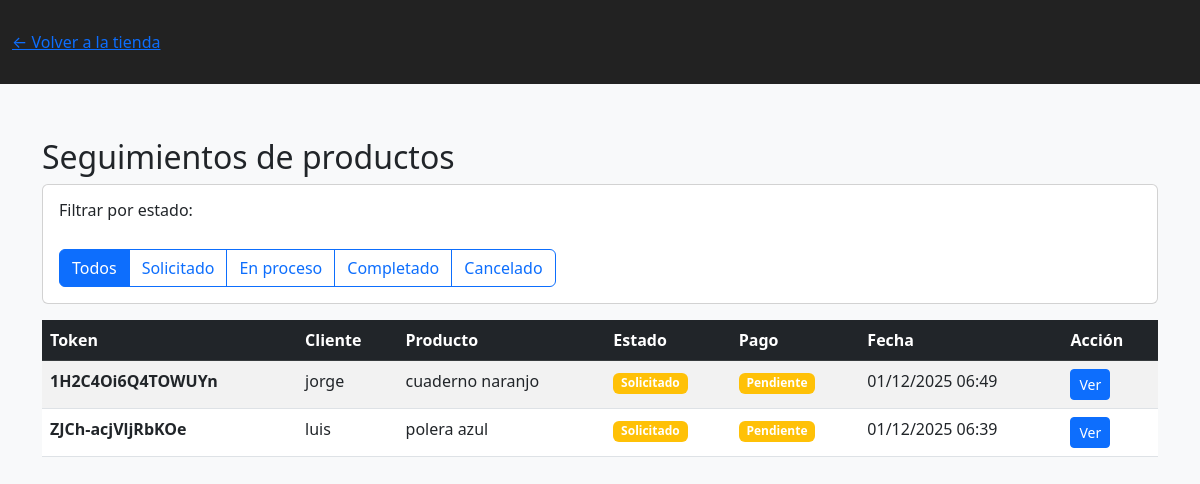
/seguimientos/, run on an earlier commit of the app's database.
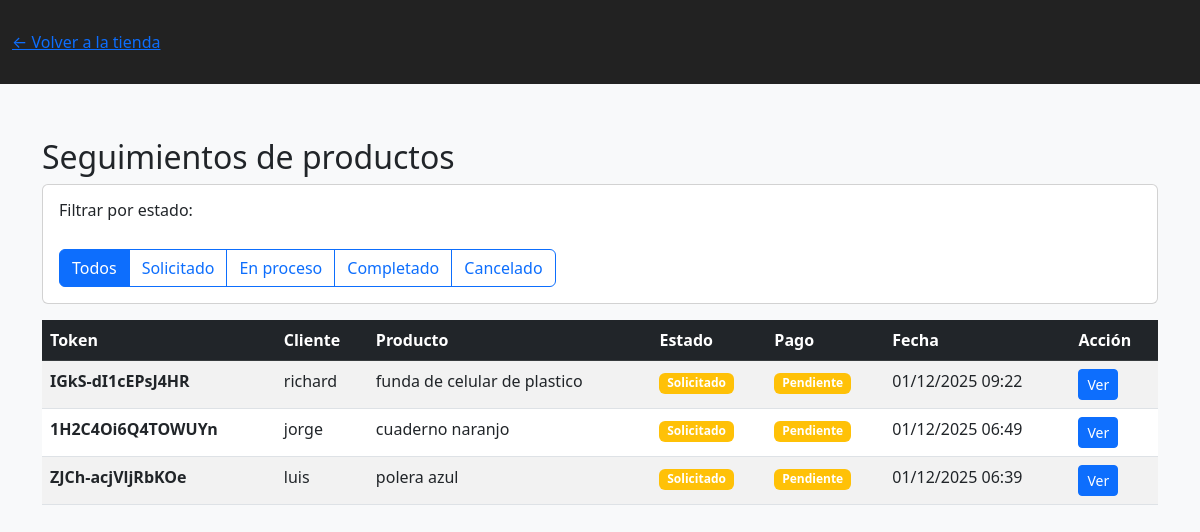
And on a later commit of the database.
### myApp/models.py (models this page shows, shortened)
class Orden(models.Model):
    ESTADO_CHOICES = (
        ('solicitado', 'Solicitado'),
        ('en_proceso', 'En proceso'),
        ('completado', 'Completado'),
        ('cancelado', 'Cancelado'),
    )
    PAGO_CHOICES = (
        ('pendiente', 'Pendiente'),
        ('pagado', 'Pagado'),
    )
    token = models.CharField(max_length=48, unique=True, editable=False, default=generate_token)
    cliente_nombre = models.CharField(max_length=200, default='', blank=True)
    contacto = models.CharField(max_length=200, help_text="Email / teléfono / red social", default='', blank=True)
    producto_referencia = models.ForeignKey('Producto', null=True, blank=True, on_delete=models.SET_NULL)
    descripcion = models.TextField(blank=True)
    plataforma = models.CharField(max_length=100, default='pagina web')
    fecha_necesaria = models.DateField(null=True, blank=True)
    estado = models.CharField(max_length=20, choices=ESTADO_CHOICES, default='solicitado')
    estado_pago = models.CharField(max_length=20, choices=PAGO_CHOICES, default='pendiente')
    creado = models.DateTimeField(auto_now_add=True)
    actualizado = models.DateTimeField(auto_now=True)

class Producto(models.Model):
    categoria = models.ForeignKey(Categoria, on_delete=models.CASCADE, related_name='productos')
    nombre = models.CharField(max_length=150)
    descripcion = models.TextField(blank=True)
    precio = models.DecimalField(max_digits=10, decimal_places=2)
    stock = models.PositiveIntegerField(default=0)
    activo = models.BooleanField(default=True)

### myApp/views.py (the view)
# urls.py: path('seguimientos/', views.listar_seguimientos, name='listar_seguimientos'),
def listar_seguimientos(request):
    ordenes = Orden.objects.all().order_by('-creado')
    estado = request.GET.get('estado')
    if estado:
        ordenes = ordenes.filter(estado=estado)
    paginator = Paginator(ordenes, 10)
    page_number = request.GET.get('page')
    ordenes = paginator.get_page(page_number)
    context = {
        'ordenes': ordenes,
        'estados': Orden.ESTADO_CHOICES,
        'estado_filtro': estado,
    }
    return render(request, 'listar_seguimientos.html', context)

### templates/listar_seguimientos.html (shortened to what this page needs)
{% load static %}
<!DOCTYPE html>
<html lang="es">
<head>
    <link href="https://cdn.jsdelivr.net/npm/bootstrap@5.3.0/dist/css/bootstrap.min.css" rel="stylesheet">
    <link rel="stylesheet" href="{% static 'css/styles.css' %}">
</head>
<body>
<div class="header">
    <div class="container">
        <a href="{% url 'home' %}" class="header-back">← Volver a la tienda</a>
    </div>
</div>
<div class="container py-4">
    <h2>Seguimientos de productos</h2>
    <div class="card mb-3">
        <div class="card-body">
            <h5>Filtrar por estado:</h5>
            <div class="btn-group" role="group">
                <a href="{% url 'listar_seguimientos' %}" class="btn btn-outline-primary {% if not estado_filtro %}active{% endif %}">Todos</a>
                {% for valor, etiqueta in estados %}
                    <a href="?estado={{ valor }}" class="btn btn-outline-primary {% if estado_filtro == valor %}active{% endif %}">{{ etiqueta }}</a>
                {% endfor %}
            </div>
        </div>
    </div>
    <div class="table-responsive">
        <table class="table table-striped table-hover">
            <thead class="table-dark">
                <tr>
                    <th>Token</th>
                    <th>Cliente</th>
                    <th>Producto</th>
                    <th>Estado</th>
                    <th>Pago</th>
                    <th>Fecha</th>
                    <th>Acción</th>
                </tr>
            </thead>
            <tbody>
                {% for orden in ordenes %}
                    <tr>
                        <td><strong>{{ orden.token }}</strong></td>
                        <td>{{ orden.cliente_nombre }}</td>
                        <td>{% if orden.producto_referencia %}{{ orden.producto_referencia.nombre }}{% else %}—{% endif %}</td>
                        <td>
                            <span class="badge
                                {% if orden.estado == 'solicitado' %}bg-warning{% endif %}
                            ">
                                {{ orden.get_estado_display }}
                            </span>
                        </td>
                        <td>
                            <span class="badge {% if orden.estado_pago == 'pagado' %}bg-success{% else %}bg-warning{% endif %}">
                                {{ orden.get_estado_pago_display }}
                            </span>
                        </td>
                        <td>{{ orden.creado|date:"d/m/Y H:i" }}</td>
                        <td>
                            <a href="{% url 'seguimiento_pedido' orden.token %}" class="btn btn-sm btn-primary">Ver</a>
                        </td>
                    </tr>
                {% empty %}
                    <tr>
                        <td colspan="7" class="text-center text-muted">No hay pedidos disponibles.</td>
                    </tr>
                {% endfor %}
            </tbody>
        </table>
    </div>
</div>
</body>
</html>

What changed in the data, as far as the page shows it:
added Orden: token "IGkS-dI1cEPsJ4HR", cliente_nombre "richard", producto_referencia.nombre "funda de celular de plastico", estado "Solicitado", estado_pago "Pendiente", creado "01/12/2025 09:22"
